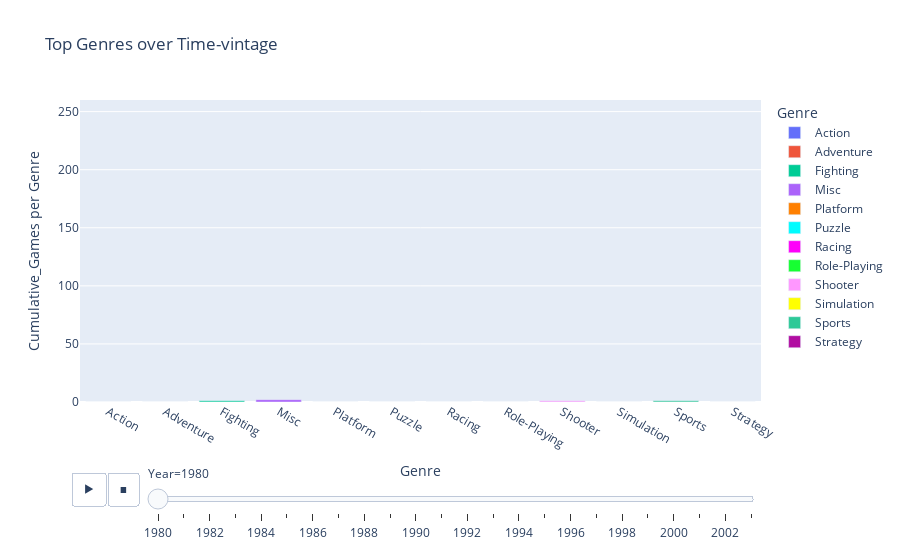

Notebook source saved alongside this figure:
### Code cell
# top genre over time bar chart race
fig = px.bar(cumulative_genre_by_year, title="Top Genres over Time-vintage", x="Genre", y="Cumulative_Games per Genre", 
             color="Genre", animation_frame="Year", animation_group="Genre", range_y=[0,260],
             color_discrete_sequence=palette)
fig.layout.updatemenus[0].buttons[0].args[1]["frame"]["duration"] = 300

fig.show()

### Figure 1 — Plotly figure (JSON) as saved in the notebook; plotly's stock layout.template omitted (floating-point values rounded to 4 significant figures)
{"data": [{"alignmentgroup": "True", "hovertemplate": "Genre=%{x}<br>Year=1980<br>Cumulative_Games per Genre=%{y}<extra></extra>", "ids": ["Action"], "legendgroup": "Action", "marker": {"color": "#636EFA"}, "name": "Action", "offsetgroup": "Action", "orientation": "v", "showlegend": true, "textposition": "auto", "type": "bar", "x": ["Action"], "xaxis": "x", "y": [0], "yaxis": "y"}, {"alignmentgroup": "True", "hovertemplate": "Genre=%{x}<br>Year=1980<br>Cumulative_Games per Genre=%{y}<extra></extra>", "ids": ["Adventure"], "legendgroup": "Adventure", "marker": {"color": "#EF553B"}, "name": "Adventure", "offsetgroup": "Adventure", "orientation": "v", "showlegend": true, "textposition": "auto", "type": "bar", "x": ["Adventure"], "xaxis": "x", "y": [0], "yaxis": "y"}, {"alignmentgroup": "True", "hovertemplate": "Genre=%{x}<br>Year=1980<br>Cumulative_Games per Genre=%{y}<extra></extra>", "ids": ["Fighting"], "legendgroup": "Fighting", "marker": {"color": "#00CC96"}, "name": "Fighting", "offsetgroup": "Fighting", "orientation": "v", "showlegend": true, "textposition": "auto", "type": "bar", "x": ["Fighting"], "xaxis": "x", "y": [1], "yaxis": "y"}, {"alignmentgroup": "True", "hovertemplate": "Genre=%{x}<br>Year=1980<br>Cumulative_Games per Genre=%{y}<extra></extra>", "ids": ["Misc"], "legendgroup": "Misc", "marker": {"color": "#AB63FA"}, "name": "Misc", "offsetgroup": "Misc", "orientation": "v", "showlegend": true, "textposition": "auto", "type": "bar", "x": ["Misc"], "xaxis": "x", "y": [2], "yaxis": "y"}, {"alignmentgroup": "True", "hovertemplate": "Genre=%{x}<br>Year=1980<br>Cumulative_Games per Genre=%{y}<extra></extra>", "ids": ["Platform"], "legendgroup": "Platform", "marker": {"color": "#ff8001"}, "name": "Platform", "offsetgroup": "Platform", "orientation": "v", "showlegend": true, "textposition": "auto", "type": "bar", "x": ["Platform"], "xaxis": "x", "y": [0], "yaxis": "y"}, {"alignmentgroup": "True", "hovertemplate": "Genre=%{x}<br>Year=1980<br>Cumulative_Games per Genre=%{y}<extra></extra>", "ids": ["Puzzle"], "legendgroup": "Puzzle", "marker": {"color": "#00fcfe"}, "name": "Puzzle", "offsetgroup": "Puzzle", "orientation": "v", "showlegend": true, "textposition": "auto", "type": "bar", "x": ["Puzzle"], "xaxis": "x", "y": [0], "yaxis": "y"}, {"alignmentgroup": "True", "hovertemplate": "Genre=%{x}<br>Year=1980<br>Cumulative_Games per Genre=%{y}<extra></extra>", "ids": ["Racing"], "legendgroup": "Racing", "marker": {"color": "#FE00FA"}, "name": "Racing", "offsetgroup": "Racing", "orientation": "v", "showlegend": true, "textposition": "auto", "type": "bar", "x": ["Racing"], "xaxis": "x", "y": [0], "yaxis": "y"}, {"alignmentgroup": "True", "hovertemplate": "Genre=%{x}<br>Year=1980<br>Cumulative_Games per Genre=%{y}<extra></extra>", "ids": ["Role-Playing"], "legendgroup": "Role-Playing", "marker": {"color": "#16FF32"}, "name": "Role-Playing", "offsetgroup": "Role-Playing", "orientation": "v", "showlegend": true, "textposition": "auto", "type": "bar", "x": ["Role-Playing"], "xaxis": "x", "y": [0], "yaxis": "y"}, {"alignmentgroup": "True", "hovertemplate": "Genre=%{x}<br>Year=1980<br>Cumulative_Games per Genre=%{y}<extra></extra>", "ids": ["Shooter"], "legendgroup": "Shooter", "marker": {"color": "#FF97FF"}, "name": "Shooter", "offsetgroup": "Shooter", "orientation": "v", "showlegend": true, "textposition": "auto", "type": "bar", "x": ["Shooter"], "xaxis": "x", "y": [1], "yaxis": "y"}, {"alignmentgroup": "True", "hovertemplate": "Genre=%{x}<br>Year=1980<br>Cumulative_Games per Genre=%{y}<extra></extra>", "ids": ["Simulation"], "legendgroup": "Simulation", "marker": {"color": "#FFFF00"}, "name": "Simulation", "offsetgroup": "Simulation", "orientation": "v", "showlegend": true, "textposition": "auto", "type": "bar", "x": ["Simulation"], "xaxis": "x", "y": [0], "yaxis": "y"}, {"alignmentgroup": "True", "hovertemplate": "Genre=%{x}<br>Year=1980<br>Cumulative_Games per Genre=%{y}<extra></extra>", "ids": ["Sports"], "legendgroup": "Sports", "marker": {"color": "#2dc997"}, "name": "Sports", "offsetgroup": "Sports", "orientation": "v", "showlegend": true, "textposition": "auto", "type": "bar", "x": ["Sports"], "xaxis": "x", "y": [1], "yaxis": "y"}, {"alignmentgroup": "True", "hovertemplate": "Genre=%{x}<br>Year=1980<br>Cumulative_Games per Genre=%{y}<extra></extra>", "ids": ["Strategy"], "legendgroup": "Strategy", "marker": {"color": "#B10DA1"}, "name": "Strategy", "offsetgroup": "Strategy", "orientation": "v", "showlegend": true, "textposition": "auto", "type": "bar", "x": ["Strategy"], "xaxis": "x", "y": [0], "yaxis": "y"}], "layout": {"barmode": "relative", "legend": {"title": {"text": "Genre"}, "tracegroupgap": 0}, "sliders": [{"active": 0, "currentvalue": {"prefix": "Year="}, "len": 0.9, "pad": {"b": 10, "t": 60}, "steps": [{"args": [["1980"], {"frame": {"duration": 0, "redraw": true}, "fromcurrent": true, "mode": "immediate", "transition": {"duration": 0, "easing": "linear"}}], "label": "1980", "method": "animate"}, {"args": [["1981"], {"frame": {"duration": 0, "redraw": true}, "fromcurrent": true, "mode": "immediate", "transition": {"duration": 0, "easing": "linear"}}], "label": "1981", "method": "animate"}, {"args": [["1982"], {"frame": {"duration": 0, "redraw": true}, "fromcurrent": true, "mode": "immediate", "transition": {"duration": 0, "easing": "linear"}}], "label": "1982", "method": "animate"}, {"args": [["1983"], {"frame": {"duration": 0, "redraw": true}, "fromcurrent": true, "mode": "immediate", "transition": {"duration": 0, "easing": "linear"}}], "label": "1983", "method": "animate"}, {"args": [["1984"], {"frame": {"duration": 0, "redraw": true}, "fromcurrent": true, "mode": "immediate", "transition": {"duration": 0, "easing": "linear"}}], "label": "1984", "method": "animate"}, {"args": [["1985"], {"frame": {"duration": 0, "redraw": true}, "fromcurrent": true, "mode": "immediate", "transition": {"duration": 0, "easing": "linear"}}], "label": "1985", "method": "animate"}, {"args": [["1986"], {"frame": {"duration": 0, "redraw": true}, "fromcurrent": true, "mode": "immediate", "transition": {"duration": 0, "easing": "linear"}}], "label": "1986", "method": "animate"}, {"args": [["1987"], {"frame": {"duration": 0, "redraw": true}, "fromcurrent": true, "mode": "immediate", "transition": {"duration": 0, "easing": "linear"}}], "label": "1987", "method": "animate"}, {"args": [["1988"], {"frame": {"duration": 0, "redraw": true}, "fromcurrent": true, "mode": "immediate", "transition": {"duration": 0, "easing": "linear"}}], "label": "1988", "method": "animate"}, {"args": [["1989"], {"frame": {"duration": 0, "redraw": true}, "fromcurrent": true, "mode": "immediate", "transition": {"duration": 0, "easing": "linear"}}], "label": "1989", "method": "animate"}, {"args": [["1990"], {"frame": {"duration": 0, "redraw": true}, "fromcurrent": true, "mode": "immediate", "transition": {"duration": 0, "easing": "linear"}}], "label": "1990", "method": "animate"}, {"args": [["1991"], {"frame": {"duration": 0, "redraw": true}, "fromcurrent": true, "mode": "immediate", "transition": {"duration": 0, "easing": "linear"}}], "label": "1991", "method": "animate"}, {"args": [["1992"], {"frame": {"duration": 0, "redraw": true}, "fromcurrent": true, "mode": "immediate", "transition": {"duration": 0, "easing": "linear"}}], "label": "1992", "method": "animate"}, {"args": [["1993"], {"frame": {"duration": 0, "redraw": true}, "fromcurrent": true, "mode": "immediate", "transition": {"duration": 0, "easing": "linear"}}], "label": "1993", "method": "animate"}, {"args": [["1994"], {"frame": {"duration": 0, "redraw": true}, "fromcurrent": true, "mode": "immediate", "transition": {"duration": 0, "easing": "linear"}}], "label": "1994", "method": "animate"}, {"args": [["1995"], {"frame": {"duration": 0, "redraw": true}, "fromcurrent": true, "mode": "immediate", "transition": {"duration": 0, "easing": "linear"}}], "label": "1995", "method": "animate"}, {"args": [["1996"], {"frame": {"duration": 0, "redraw": true}, "fromcurrent": true, "mode": "immediate", "transition": {"duration": 0, "easing": "linear"}}], "label": "1996", "method": "animate"}, {"args": [["1997"], {"frame": {"duration": 0, "redraw": true}, "fromcurrent": true, "mode": "immediate", "transition": {"duration": 0, "easing": "linear"}}], "label": "1997", "method": "animate"}, {"args": [["1998"], {"frame": {"duration": 0, "redraw": true}, "fromcurrent": true, "mode": "immediate", "transition": {"duration": 0, "easing": "linear"}}], "label": "1998", "method": "animate"}, {"args": [["1999"], {"frame": {"duration": 0, "redraw": true}, "fromcurrent": true, "mode": "immediate", "transition": {"duration": 0, "easing": "linear"}}], "label": "1999", "method": "animate"}, {"args": [["2000"], {"frame": {"duration": 0, "redraw": true}, "fromcurrent": true, "mode": "immediate", "transition": {"duration": 0, "easing": "linear"}}], "label": "2000", "method": "animate"}, {"args": [["2001"], {"frame": {"duration": 0, "redraw": true}, "fromcurrent": true, "mode": "immediate", "transition": {"duration": 0, "easing": "linear"}}], "label": "2001", "method": "animate"}, {"args": [["2002"], {"frame": {"duration": 0, "redraw": true}, "fromcurrent": true, "mode": "immediate", "transition": {"duration": 0, "easing": "linear"}}], "label": "2002", "method": "animate"}, {"args": [["2003"], {"frame": {"duration": 0, "redraw": true}, "fromcurrent": true, "mode": "immediate", "transition": {"duration": 0, "easing": "linear"}}], "label": "2003", "method": "animate"}], "x": 0.1, "xanchor": "left", "y": 0, "yanchor": "top"}], "title": {"text": "Top Genres over Time-vintage"}, "updatemenus": [{"buttons": [{"args": [null, {"frame": {"duration": 300, "redraw": true}, "fromcurrent": true, "mode": "immediate", "transition": {"duration": 500, "easing": "linear"}}], "label": "&#9654;", "method": "animate"}, {"args": [[null], {"frame": {"duration": 0, "redraw": true}, "fromcurrent": true, "mode": "immediate", "transition": {"duration": 0, "easing": "linear"}}], "label": "&#9724;", "method": "animate"}], "direction": "left", "pad": {"r": 10, "t": 70}, "showactive": false, "type": "buttons", "x": 0.1, "xanchor": "right", "y": 0, "yanchor": "top"}], "xaxis": {"anchor": "y", "categoryarray": ["Action", "Adventure", "Fighting", "Misc", "Platform", "Puzzle", "Racing", "Role-Playing", "Shooter", "Simulation", "Sports", "Strategy"], "categoryorder": "array", "domain": [0, 1], "title": {"text": "Genre"}}, "yaxis": {"anchor": "x", "domain": [0, 1], "range": [0, 260], "title": {"text": "Cumulative_Games per Genre"}}}}
